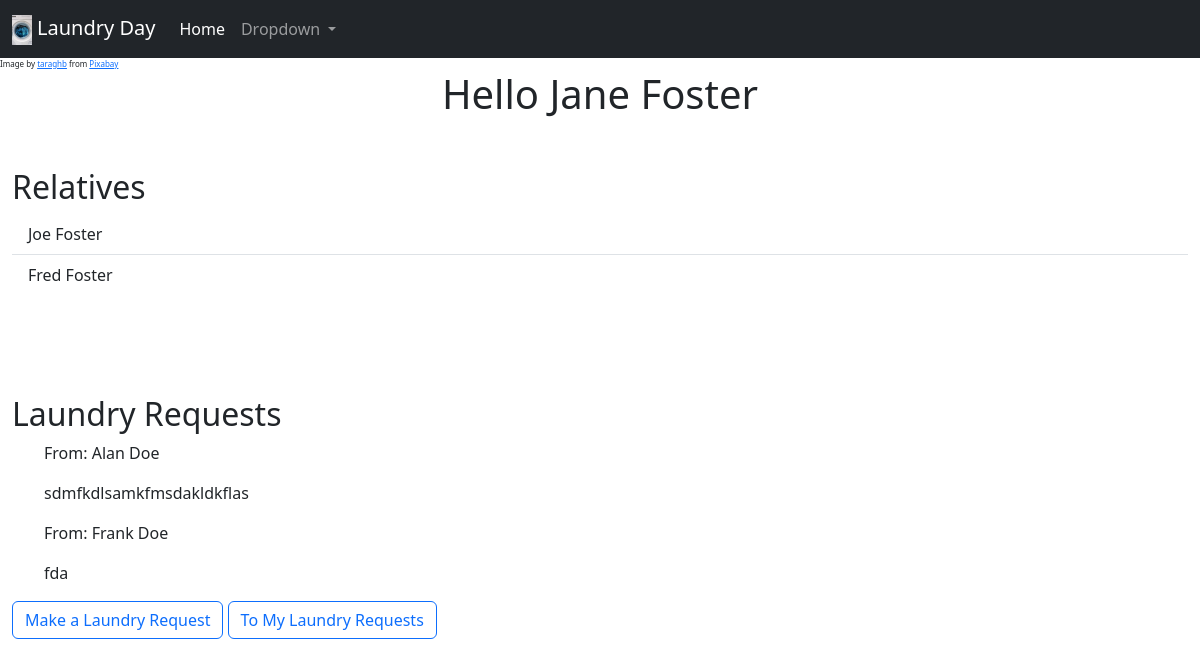
The page /user/1 on the database as committed earlier.
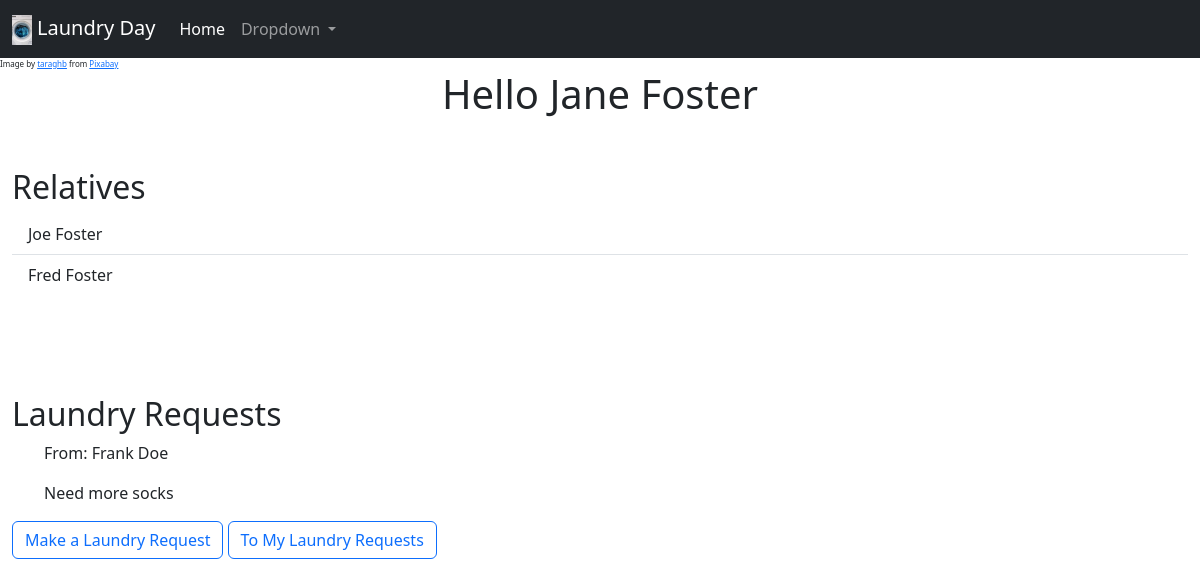
The same page on the database as committed later.
### laundry_day/models.py (models this page shows, shortened)
class User(models.Model):
    name = models.CharField(max_length=100)
    def __str__(self):
        return self.name
    class Meta:
        db_table = 'custom_user'
    parent = models.ForeignKey('self',
                               null=True,
                               blank=True,
                               related_name='children',
                               on_delete=models.SET_NULL)
    def get_siblings(self):
        if self.parent:
            return self.parent.children.exclude(id=self.id)
        else:
            return User.objects.none()

class LaundryRequests(models.Model):
    to_user = models.ForeignKey(User, on_delete=models.CASCADE, related_name='to_user')
    from_user = models.ForeignKey(User, on_delete=models.CASCADE, related_name='from_user')
    message = models.CharField(max_length=5000)
    def __str__(self):
        return self.message

### laundry_day/views.py (the view)
# urls.py: path("user/<int:pk>", views.UserDetailView.as_view(), name="user_detail"),
class UserDetailView(generic.DetailView):
    model = User
    template_name = 'laundry_day/user_detail.html'
    context_object_name = 'user'
    def get_context_data(self, **kwargs):
        context = super().get_context_data(**kwargs)
        user = self.object
        laundry_requests = LaundryRequests.objects.filter(to_user=user)
        context['laundry_requests'] = laundry_requests
        context['relatives'] = self.object.get_siblings()
        context['children'] = self.object.children.all()
        return context

### laundry_day/templates/laundry_day/user_detail.html (shortened to what this page needs)
{% extends "laundry_day/base_template.html" %}
{% block content %}
<div class="container-fluid">
    {%if user%}
        <h1 style = "text-align: center;">Hello {{user.name}}</h1>
    {%else%}
        <h1>User not found</h1>
    {%endif%}
        <div style= "margin-top: 50px;">
            <h2>Relatives</h2>
            <ul class= "list-group list-group-flush">
                {%for child in children%}
                    <li class="list-group-item">{{child.name}}</li>
                {%endfor%}
            </ul>
        </div>
        <div style="margin-top: 100px;">
            <h2 >Laundry Requests</h2>
            <ul>
                {%for request in laundry_requests%}
                    <li class = "list-group-item">
                        <p>From: {{request.from_user}}</p>
                        <p>{{request}}</p></li>
                {%endfor%}
            </ul>
            <a class = "btn btn-outline-primary" href="{%url 'create_laundry_request' pk=user.id %}">Make a Laundry Request</a>
            <a class = "btn btn-outline-primary" href="{%url 'laundry_request_detail' user.id%}">To My Laundry Requests</a>
        </div>
</div>
{% endblock %}

Rows that differ between the two databases and show on the page:
removed LaundryRequests: from_user "Alan Doe", message "sdmfkdlsamkfmsdakldkflas"
changed LaundryRequests "Frank Doe": message "fda" → "Need more socks"
